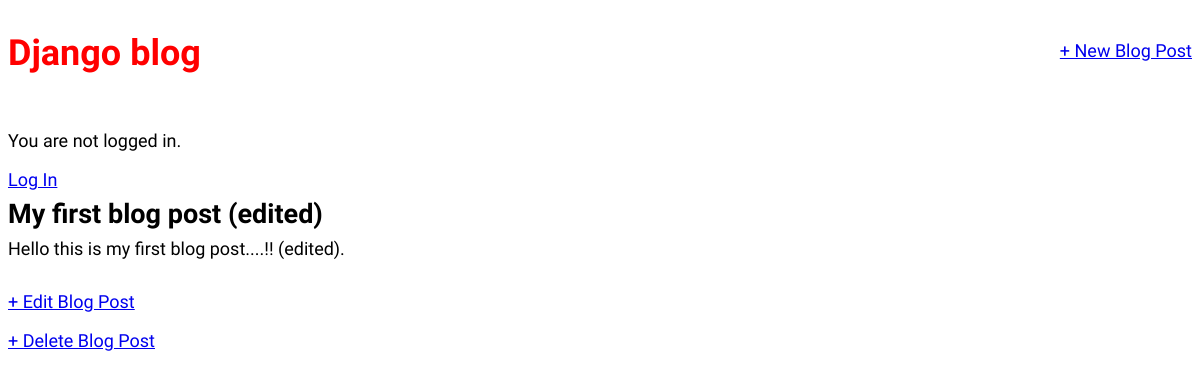
The app's page /post/1/ with its own data.
### blog/models.py (models this page shows, shortened)
class Post(models.Model):
    title = models.CharField(max_length=200)
    author = models.ForeignKey('auth.User', on_delete=models.CASCADE,)
    body = models.TextField()

### blog/views.py (the view)
# urls.py: path('post/<int:pk>/', BlogDetailView.as_view(), name='post_detail'), # here pk can be replaced by id
class BlogDetailView(DetailView):
	model = Post
	template_name = 'post_detail.html'

### templates/post_detail.html
{% extends 'base.html' %}
{% block content %}
  <div class="post-entry">
    <h2>{{ post.title }}</h2>
    <p>{{ post.body }}</p>
  </div>
  <a href="{% url 'post_edit' post.pk %}">+ Edit Blog Post</a>
  <p><a href="{% url 'post_delete' post.pk %}">+ Delete Blog Post</a></p>
{% endblock content %}

### static/css/base.css (style rules this page uses)
body { font-family: 'Source Sans Pro', sans-serif; font-size: 18px; }
.post-entry { margin-bottom: 2rem; }
.post-entry h2 { margin: 0.5rem 0; }
.post-entry p { margin: 0; font-weight: 400; }

### records on screen
Post: title "My first blog post (edited)", body "Hello this is my first blog post....!! (edited)."
